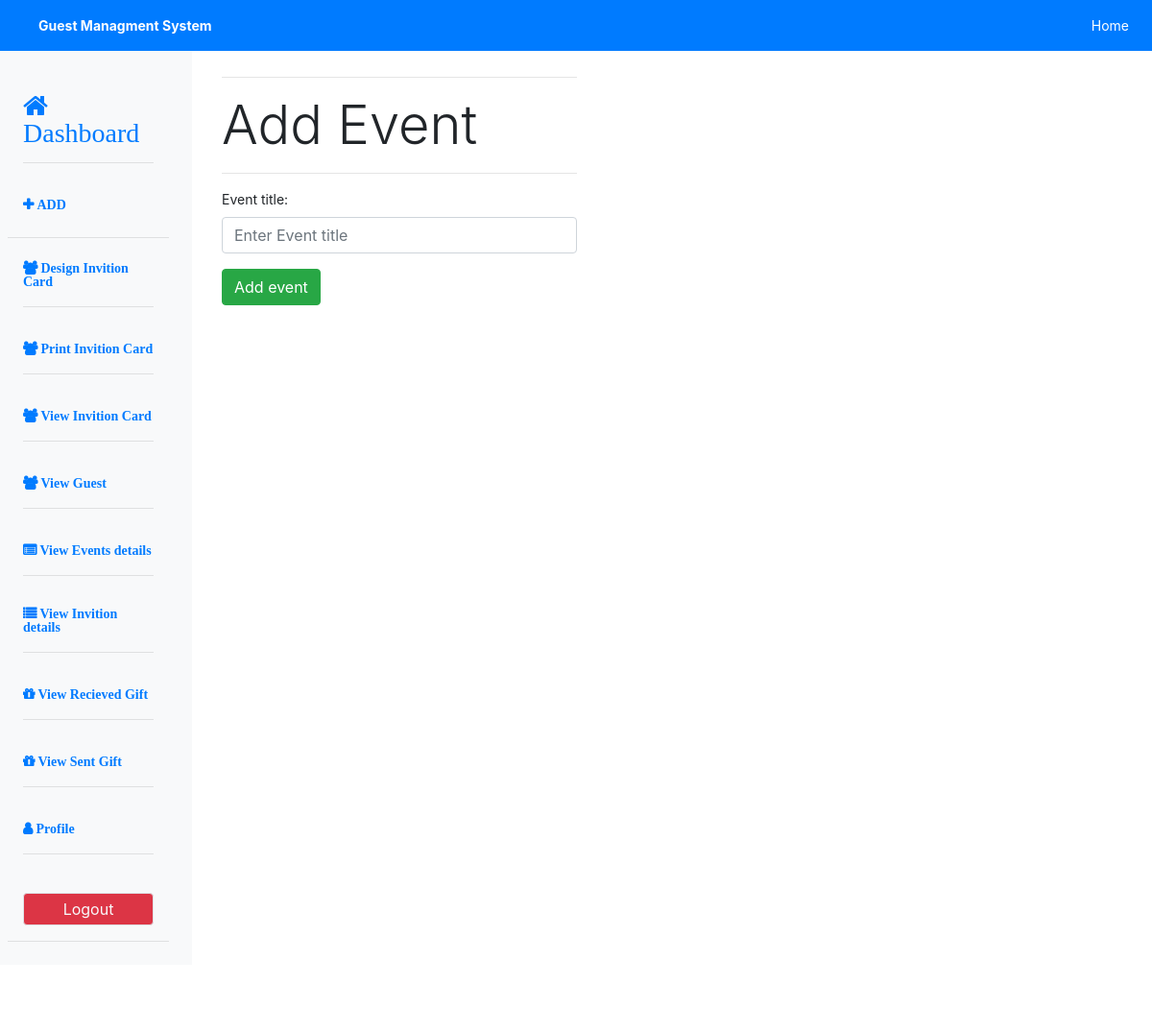
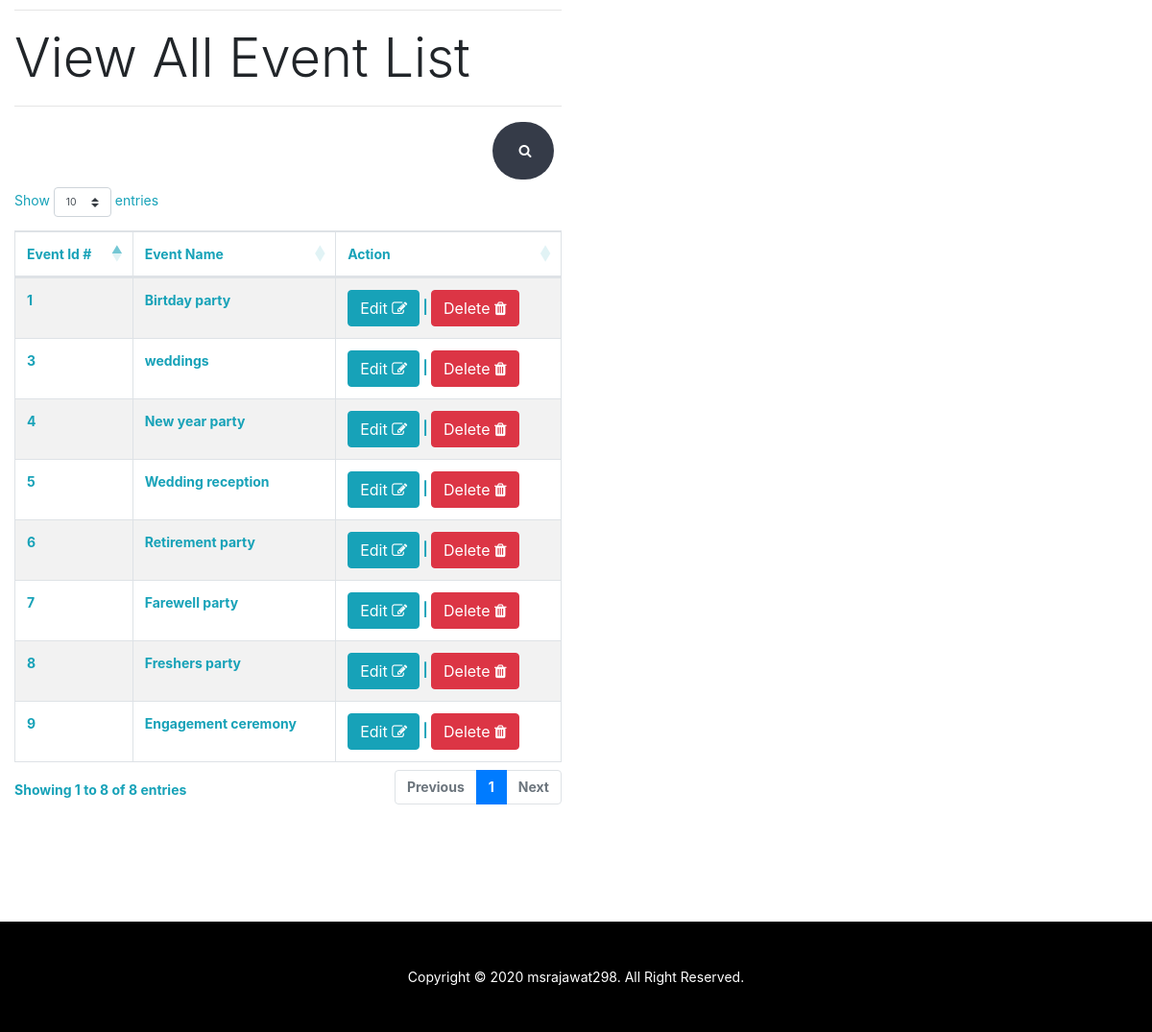
The page /user/add_event_list.php (signed in) on the database its author committed (2 pictures, top to bottom).
### tables this page shows
CREATE TABLE `event_list` (
  `event_id` int(11) NOT NULL,
  `event_name` varchar(50) NOT NULL
);

### user/include/db.php (called while the page is built, shortened)
<?php
class db
{
    private $servername = "localhost";
    private $username = "root";
    private $password = "";
    private $dbname = "event_mang";
    private $conn;
    function __construct()
    {
        try {
            $this->conn = new PDO("mysql:host=$this->servername;dbname=$this->dbname", $this->username, $this->password);
            $this->conn->setAttribute(PDO::ATTR_ERRMODE, PDO::ERRMODE_EXCEPTION);
            return "Connected successfully";
        } catch (PDOException $e) {
            return "Connection failed: " . $e->getMessage();
        }
    }
    function select($table_name,$condtion="")
    {
        $stmt = $this->conn->prepare("SELECT * FROM $table_name WHERE 1 $condtion");
        $stmt->execute();
        $result = $stmt->fetchAll(PDO::FETCH_ASSOC);
        return $result;
    }
}
?>

### user/add_event_list.php (the view, shortened to what this page needs)
<?php
require_once 'include/db.php';
$tname = "event_list";
$user = new db();
$data = $user->select($tname);
?>
<?php include_once 'include/header.php';?>
<body>
<?php include 'include/navbar.php';?>
<div class="container-fluid" id="main">
		<div class="row row-offcanvas row-offcanvas-left">
<?php include 'include/sidebar.php';?>
 <div class="col-lg-4 main pt-5 mt-3">
				<hr><h1 class="display-4 d-none d-sm-block">
				<?php if (!empty($_GET['edit_id'])){echo "Edit Event List";}else{ echo "Add Event";}?></h1>
				<hr>
				<form method="POST" id="myForm" autocomplete="on"
					onsubmit="validate()" enctype="multipart/form-data">
					<div class="row">
						<div class="col-lg-12">
							<div class="form-group">
								<label for="name">Event title:</label>
								<input type="text"
									  class="form-control rounded"
									  id="eventname"
									  placeholder="Enter Event title"
									  name="eventname"
									  value="<?php if(isset($edit)){ echo $edit[0]['event_name'];}?>">
							</div>
						</div>
						<div class="col-lg-6">
						<?php if(isset($edit)) {?>
							<input type="submit" class="btn
							btn-success" name="update"
								value="update Event list">
								<?php }else{?>
							<input type="submit" class="btn btn-success" name="submit"
								value="Add event"><?php }?>
						</div>
					</div>
				</form>
			</div>
			 <div class="col-lg-6 pt-5 mt-3">
			 	<hr>
				<h1 class="display-4 d-none d-sm-block">View All Event List</h1>
				<hr><span class="font-weight-bold text-info">
				<div class="d-flex m-2 ">
       				<div class="searchbar ml-auto">
          				<input id="search" class="search_input" type="text" name="search" placeholder="Search...">
          				<a href="#" class="search_icon"><i class="fa fa-search"></i></a>
        		    </div>
      			</div>
			  <table id="example" class="table table-striped table-bordered" style="width:100%">
    <thead>
      <tr>
        <th>Event Id #</th>
        <th>Event Name</th>
        <th>Action</th>
      </tr>
    </thead>
    <tbody>
	<?php
	foreach($data as $v){ ?>
      <tr>
	<td><?php echo $v['event_id'];?></td>
        <td><?php echo $v['event_name'];?></td>
		<td><a href="add_event_list.php?edit_id=<?php echo $v['event_id'];?>"
		       title="add_event_list.php?edit_id=<?php echo $v['event_id'];?>">
			   <button class='edit btn btn-info' id='edit_<?php echo $v['event_id']; ?>'>Edit
			<i class="fa fa-pencil-square-o" aria-hidden="true"></i></button></a> |
			 <button class='delete btn btn-danger ' id='del_<?php echo $v['event_id']; ?>'>Delete
			<i class="fa fa-trash" aria-hidden="true"></i></button></td>
		</tr>
	<?php }?>
    </tbody>
  </table>
			 </div>
		</div>
	</div>
<?php include 'include/footer.php';?>
</body>
</html>

### css/style.css (style rules this page uses)
body { font-size: .875rem; }
body, html { height:100%; }
.searchbar { margin-bottom: auto; margin-top: auto; height: 60px; background-color: #353b48; border-radius: 30px; padding: 10px; }
.search_input { color: white; border: 0; outline: 0; background: none; width: 0; caret-color:transparent; line-height: 40px; transition: width 0.4s linear; }
.search_icon { height: 40px; width: 40px; float: right; display: flex; justify-content: center; align-items: center; border-radius: 50%; color:white; text-decoration:none; }

### rows shown on the page
event_list: event_id "1", event_name "Birtday party"
event_list: event_id "3", event_name "weddings"
event_list: event_id "4", event_name "New year party"
event_list: event_id "5", event_name "Wedding reception"
event_list: event_id "6", event_name "Retirement party"
event_list: event_id "7", event_name "Farewell party"
event_list: event_id "8", event_name "Freshers party"
event_list: event_id "9", event_name "Engagement ceremony"
